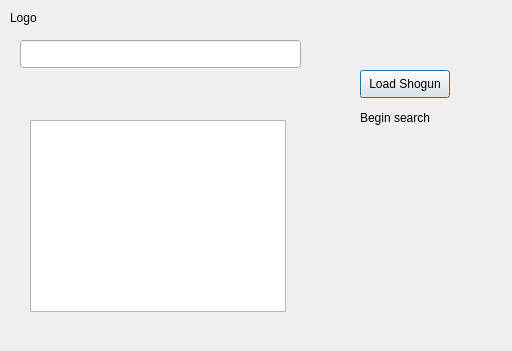
<?xml version="1.0" encoding="UTF-8"?>
<ui version="4.0">
 <class>QgisShogunEditorDialogBase</class>
 <widget class="QDialog" name="QgisShogunEditorDialogBase">
  <property name="geometry">
   <rect>
    <x>0</x>
    <y>0</y>
    <width>512</width>
    <height>351</height>
   </rect>
  </property>
  <property name="windowTitle">
   <string>Shogun-Qgis-Configurator</string>
  </property>
  <widget class="QPushButton" name="loadButton">
   <property name="geometry">
    <rect>
     <x>360</x>
     <y>70</y>
     <width>90</width>
     <height>28</height>
    </rect>
   </property>
   <property name="text">
    <string>Load Shogun</string>
   </property>
  </widget>
  <widget class="QLabel" name="labelLogo">
   <property name="geometry">
    <rect>
     <x>10</x>
     <y>10</y>
     <width>58</width>
     <height>16</height>
    </rect>
   </property>
   <property name="text">
    <string>Logo</string>
   </property>
  </widget>
  <widget class="QLabel" name="labelSearchAnimation">
   <property name="geometry">
    <rect>
     <x>360</x>
     <y>110</y>
     <width>91</width>
     <height>16</height>
    </rect>
   </property>
   <property name="text">
    <string>Begin search</string>
   </property>
  </widget>
  <widget class="QLineEdit" name="entryUrl">
   <property name="enabled">
    <bool>true</bool>
   </property>
   <property name="geometry">
    <rect>
     <x>20</x>
     <y>40</y>
     <width>281</width>
     <height>28</height>
    </rect>
   </property>
   <property name="text">
    <string/>
   </property>
   <property name="placeholderText">
    <string/>
   </property>
   <property name="clearButtonEnabled">
    <bool>false</bool>
   </property>
  </widget>
  <widget class="QListWidget" name="listWidget">
   <property name="geometry">
    <rect>
     <x>30</x>
     <y>120</y>
     <width>256</width>
     <height>192</height>
    </rect>
   </property>
  </widget>
 </widget>
 <resources/>
 <connections/>
</ui>
